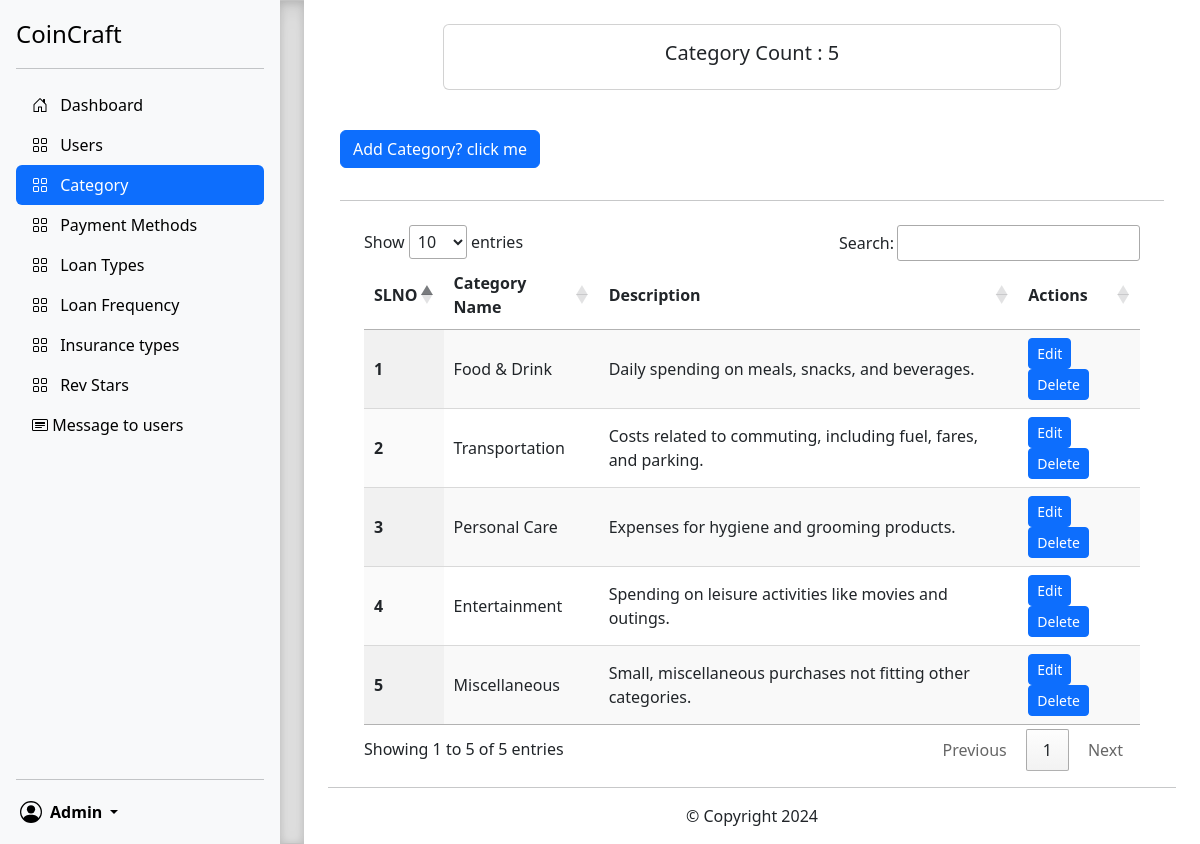
The page /adminContent/category.php (signed in) on the database its author committed.
### tables this page shows
CREATE TABLE `_category` (
  `id` int(11) NOT NULL,
  `name` varchar(50) NOT NULL,
  `description` varchar(255) NOT NULL
);

### adminContent/mainContent/category.php (the view, shortened to what this page needs)
<div class="container" style="min-height:610px;">
    <div class="container p-4 my-0  ">
        <div class="card text-center w-75 mx-auto">
            <div class="card-body">
                <h5 class="card-title">Category Count :
                    <?php
                $sql = 'SELECT COUNT(*) AS total_category FROM _category';
                $result = mysqli_query($conn, $sql);
                while($row = mysqli_fetch_assoc($result)){
                   echo $row['total_category'];
                }
                ?>
                </h5>
            </div>
        </div>
    </div>
    <div class="container">
        <div class="container my-3">
            <p class="d-inline-flex gap-1">
                <button class="btn btn-primary" type="button" data-bs-toggle="collapse" data-bs-target="#add"
                    aria-expanded="false" aria-controls="collapseExample">
                    Add Category? click me
                </button>
            </p>
        </div>
    </div>
    <div class="container">
        <div class="container">
            <hr class="w-100">
        </div>
    </div>
    <div class="container my-3 px-5 mt-4">
        <table id="example" class="display" style="width:100%">
            <thead>
                <tr>
                    <th>SLNO</th>
                    <th>Category Name</th>
                    <th>Description</th>
                    <th>Actions</th>
                </tr>
            </thead>
            <tbody>
                <?php
                    $sql = "SELECT * FROM `_category`";
                    $result = mysqli_query($conn, $sql);
                    $sno = 0;
                    while($row = mysqli_fetch_assoc($result)){
                        $sno = $sno + 1;
                        echo "<tr>
                        <th scope='row'>". $sno . "</th>
                        <td>". $row['name'] . "</td>
                        <td>". $row['description'] . "</td>
                        <td><button type='button' class='btn btn-primary btn-sm edit' data-bs-toggle='modal' data-bs-target='#edit' id=".$row['id'].">Edit</button> <button class='delete btn btn-sm btn-primary' id=d".$row['id'].">Delete</button>  </td>
                        </tr>";
                    }
                    ?>
            </tbody>
        </table>
    </div>
</div>
<div class="container px-4">
    <hr>
    <p class="text-center">&copy; Copyright 2024</p>
</div>

### adminContent/sidebars.css (style rules this page uses)
body { min-height: 100vh; min-height: -webkit-fill-available; }
html { height: -webkit-fill-available; }

### rows shown on the page
_category: name "Food & Drink", description "Daily spending on meals, snacks, and beverages."
_category: name "Transportation", description "Costs related to commuting, including fuel, fares, and parking."
_category: name "Personal Care", description "Expenses for hygiene and grooming products."
_category: name "Entertainment", description "Spending on leisure activities like movies and outings."
_category: name "Miscellaneous", description "Small, miscellaneous purchases not fitting other categories."

### other values the page prints
$_SESSION['adminname'] "Admin"
$row['total_category'] "5"
